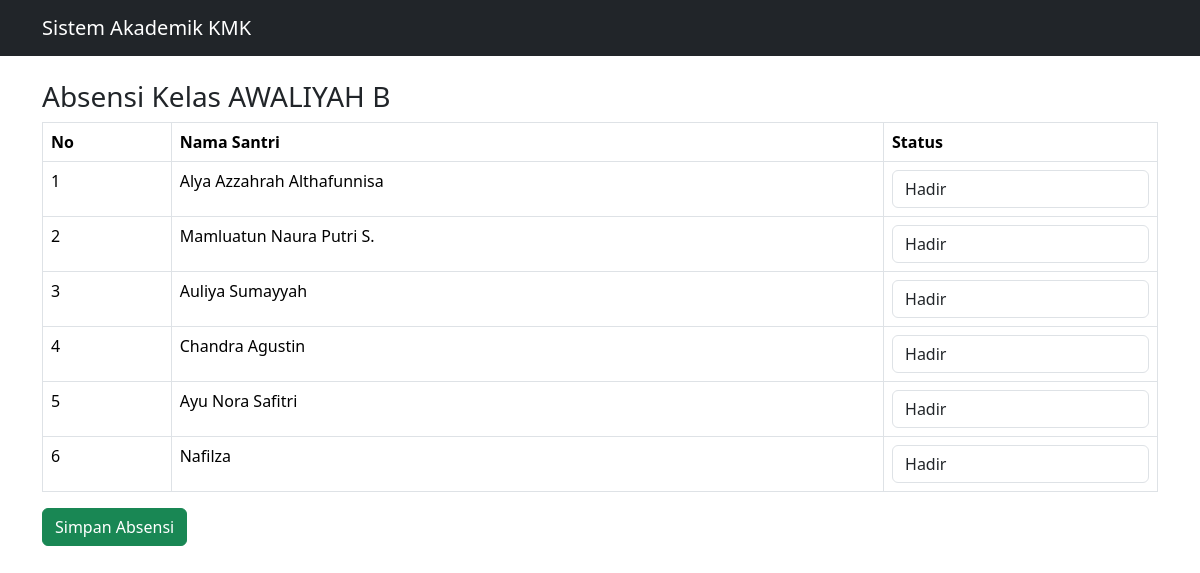
/absensi/2/, run on the app's committed database.
### administrator/models.py (models this page shows, shortened)
class Kelas(models.Model):
    nama_kelas = models.CharField(max_length=50)
    cabang = models.ForeignKey(Cabang, on_delete=models.CASCADE)
    tingkat = models.ForeignKey(Tingkat, on_delete=models.CASCADE)
    class Meta:
        verbose_name = "Kelas"
        verbose_name_plural = "Kelas"

class Santri(models.Model):
    nama = models.CharField(max_length=100)
    nis = models.CharField(max_length=20)
    kelas = models.ForeignKey(Kelas, on_delete=models.CASCADE)
    class Meta:
        verbose_name = "Santri"
        verbose_name_plural = "Santri"

### administrator/views.py (the view, shortened to what this page needs)
# urls.py: path('absensi/<int:kelas_id>/', views.absensi_kelas, name='absensi_kelas'),
def absensi_kelas(request, kelas_id):
    kelas = Kelas.objects.get(id=kelas_id)
    santri = Santri.objects.filter(kelas=kelas)
    context = {
        'kelas': kelas,
        'santri': santri
    }
    return render(request, 'absensi/absensi_kelas.html', context)

### templates/absensi/absensi_kelas.html (shortened to what this page needs)
{% extends 'base.html' %}
{% block content %}
<h3>Absensi Kelas {{ kelas.nama_kelas }}</h3>
<form method="POST">
<table class="table table-bordered">
<tr>
<th>No</th>
<th>Nama Santri</th>
<th>Status</th>
</tr>
{% for s in santri %}
<tr>
<td>{{ forloop.counter }}</td>
<td>{{ s.nama }}</td>
<td>
<select name="status_{{ s.id }}" class="form-control">
<option value="Hadir">Hadir</option>
</select>
</td>
</tr>
{% endfor %}
</table>
<button class="btn btn-success">Simpan Absensi</button>
</form>
{% endblock %}

### templates/base.html (shortened to what this page needs)
<head>
<link href="https://cdn.jsdelivr.net/npm/bootstrap@5.3.2/dist/css/bootstrap.min.css" rel="stylesheet">
</head>
<body>
<nav class="navbar navbar-dark bg-dark">
<div class="container">
<a class="navbar-brand">Sistem Akademik KMK</a>
</div>
</nav>
<div class="container mt-4">
{% block content %}
{% endblock %}
</div>
</body>
</html>

### data on the page
Kelas: nama_kelas "AWALIYAH B"
Santri: nama "Alya Azzahrah Althafunnisa", id "Hadir"
Santri: nama "Mamluatun Naura Putri S.", id "Hadir"
Santri: nama "Auliya Sumayyah", id "Hadir"
Santri: nama "Chandra Agustin", id "Hadir"
Santri: nama "Ayu Nora Safitri", id "Hadir"
Santri: nama "Nafilza", id "Hadir"
